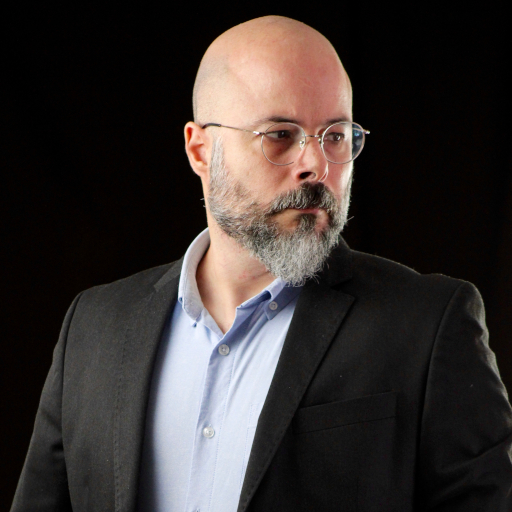
#> input picture 301-Sistema/002-PIL/josevicente.jpg, 512 x 512 px
$ python 007-negativo.py
#> lines starting #> are read from the running program, lines starting #| are printed output that depends on the picture
import PIL.Image
import random

imagen = PIL.Image.open("josevicente.jpg")
#> imagen is the input picture: PIL image 512x512 RGB; mean R, G, B 57.2, 50.7, 48.7

print(imagen.size)
#| (512, 512)
anchura =imagen.size[0]
#> anchura = 512
altura =imagen.size[1]
#> altura = 512
print("anchura: "+str(anchura)+",altura: "+str(altura))
#| anchura: 512,altura: 512
pixeles = imagen.load()
print(pixeles[0,0])
#| (0, 0, 0)
for x in range(0,anchura):
    for y in range(0,altura):
        #print(pixeles[x,y])
        pixeles[x,y] = (
            255-pixeles[x,y][0],
            255-pixeles[x,y][1],
            255-pixeles[x,y][2]
            )

imagen.save("josevicente2.jpg")
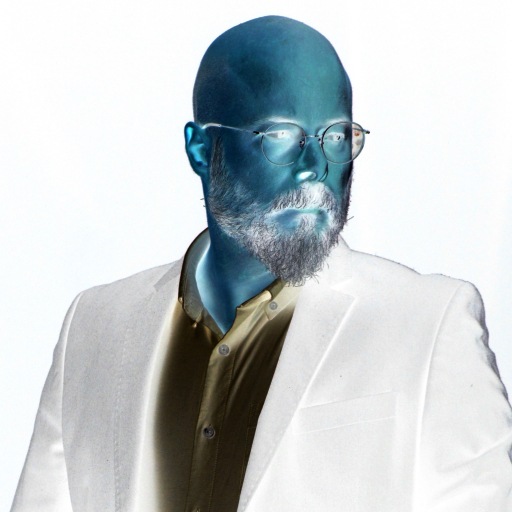
#> saved as josevicente2.jpg: PIL image 512x512 RGB; mean R, G, B 197.8, 204.3, 206.3
